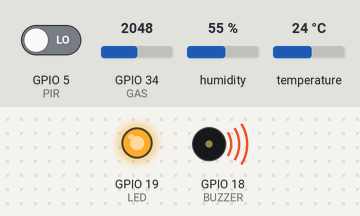
Recording of a sketch running on a simulated ESP32. Parts: output pins drawn as LEDs (lit = HIGH), buzzer (waves = sounding, pin HIGH). The inputs (shaded band) are chosen by the test bench; at power-on: GPIO 34 (GAS) = 2048, GPIO 5 (PIR) LOW, humidity 55 %, temperature 24 °C. What the sketch prints to the serial monitor is not drawn.

Above: at 1.8 s.
1.9 s: GPIO 34 (GAS) set to 327
3.4 s: GPIO 34 (GAS) set to 278
At 4.5 s:
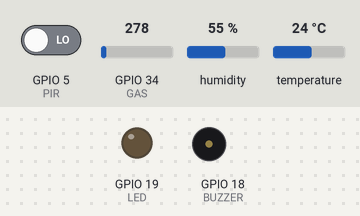
5.5 s: GPIO 34 (GAS) set to 340
At 6.5 s:
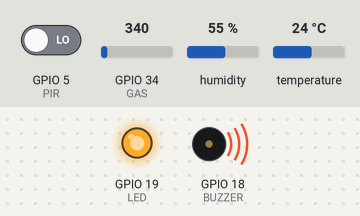
7.5 s: GPIO 34 (GAS) set to 260
At 8.5 s:
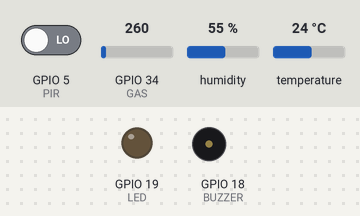
Timing chart, 0 to 10.5 s (numbered marks = the images above; inputs shaded):
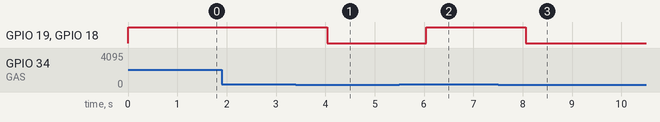

Measured:
- the behaviour switches between 301 and 300 on GPIO 34 (GAS) (found by bisection; images 0 and 1)
- after the input at 1.9 s, every drawn part: stays the same
- after the input at 3.4 s, GPIO 19 (LED), GPIO 18 (BUZZER): HIGH → LOW after 0.64 s
- after the input at 5.5 s, GPIO 19 (LED), GPIO 18 (BUZZER): LOW → HIGH after 0.55 s
- after the input at 7.5 s, GPIO 19 (LED), GPIO 18 (BUZZER): HIGH → LOW after 0.57 s

The sketch:

sketch.ino
```cpp
#include <Arduino.h>
#include "DHT.h"

// 🔌 Pin Definitions
#define DHTPIN 4
#define DHTTYPE DHT22

#define LED 19
#define BUZZER 18
#define PIR 5
#define GAS 34   // potentiometer (gas simulation)

// 🌡️ Initialize DHT
DHT dht(DHTPIN, DHTTYPE);

void setup() {
  Serial.begin(115200);

  pinMode(LED, OUTPUT);
  pinMode(BUZZER, OUTPUT);
  pinMode(PIR, INPUT);

  dht.begin();
}

void loop() {
  // 📊 Read Sensors
  float temp = dht.readTemperature();
  int motion = digitalRead(PIR);
  int gas = analogRead(GAS);

  // 🖥️ Print values
  Serial.println("----- SENSOR DATA -----");
  Serial.print("Temperature: ");
  Serial.println(temp);

  Serial.print("Motion: ");
  Serial.println(motion);

  Serial.print("Gas Level: ");
  Serial.println(gas);
  Serial.println("-----------------------");

  // 🚨 Alert Logic
  if (temp > 50 || motion == 1 || gas > 300) {
    digitalWrite(LED, HIGH);
    digitalWrite(BUZZER, HIGH);
    Serial.println("⚠️ ALERT TRIGGERED!");
  } else {
    digitalWrite(LED, LOW);
    digitalWrite(BUZZER, LOW);
  }

  delay(1000); // 1 second delay
}
```
